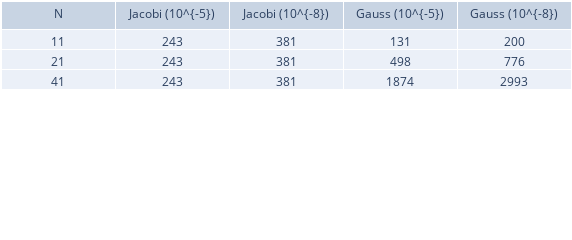

Write notebook code for a chart like this one.
### Code cell
# TABELA

fig = go.Figure(data=[go.Table(header=dict(values=['N', 'Jacobi (10^{-5})','Jacobi (10^{-8})', 'Gauss (10^{-5})','Gauss (10^{-8})']),
                 cells=dict(values=[Nvalues,Jacobi_5,Jacobi_8,GauS_5,GauS_8 ]))
                     ])

fig.update_layout(width=572,height=90,margin_b=1,margin_l=1,margin_r=1,margin_t=1)


fig.show()

### Figure 1 — Plotly figure (JSON) as saved in the notebook; plotly's stock layout.template omitted (floating-point values rounded to 4 significant figures)
{"data": [{"cells": {"values": [[11, 21, 41], [243, 243, 243], [381, 381, 381], [131, 498, 1874], [200, 776, 2993]]}, "header": {"values": ["N", "Jacobi (10^{-5})", "Jacobi (10^{-8})", "Gauss (10^{-5})", "Gauss (10^{-8})"]}, "type": "table"}], "layout": {"height": 90, "margin": {"b": 1, "l": 1, "r": 1, "t": 1}, "width": 572}}
